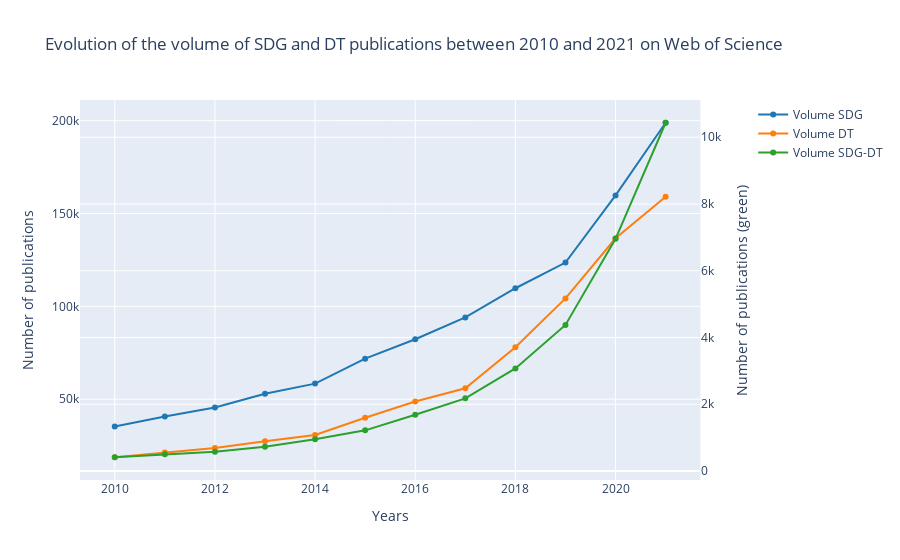

The notebook cell this image was saved under:
### Code cell
import plotly.graph_objects as go
from plotly.subplots import make_subplots
import plotly
cols = plotly.colors.DEFAULT_PLOTLY_COLORS
fig = go.Figure()
fig = make_subplots(specs=[[{"secondary_y": True}]])


fig.add_trace(
    go.Scatter(
        name="Volume SDG",
        x=df_all.index,
        y=df_all["SDG"],
        line=dict(width=2, color=cols[0])
    ),
    secondary_y=False
)

fig.add_trace(
    go.Scatter(
        name="Volume DT",
        x=df_all.index,
        y=df_all["DT"],
        line=dict(width=2, color=cols[1])
    ),
    secondary_y=False
)

fig.add_trace(
    go.Scatter(
        name="Volume SDG-DT",
        x=df_all.index,
        y=df_all["SDG-DT"],
        line=dict(width=2, color=cols[2])
    ),
    secondary_y=True
)



fig.update_layout(title="Evolution of the volume of SDG and DT publications between 2010 and 2021 on Web of Science ", template="plotly")
fig.update_xaxes(title_text="Years")
fig.update_yaxes(title_text="Number of publications (green)", secondary_y=True)
fig.update_yaxes(title_text="Number of publications ", secondary_y=False)
fig.write_image("../img/Commission/raw_number_sdg_dt.jpeg", width=1080, height=800)
fig.show()

### Figure 1 — Plotly figure (JSON) as saved in the notebook; plotly's stock layout.template omitted (floating-point values rounded to 4 significant figures)
{"data": [{"line": {"color": "rgb(31, 119, 180)", "width": 2}, "name": "Volume SDG", "x": [2010, 2011, 2012, 2013, 2014, 2015, 2016, 2017, 2018, 2019, 2020, 2021], "y": [35230, 40706, 45554, 52954, 58370, 71801, 82249, 94043, 109737, 123587, 159744, 198883], "type": "scatter", "xaxis": "x", "yaxis": "y"}, {"line": {"color": "rgb(255, 127, 14)", "width": 2}, "name": "Volume DT", "x": [2010, 2011, 2012, 2013, 2014, 2015, 2016, 2017, 2018, 2019, 2020, 2021], "y": [18704, 21277, 23706, 27289, 30654, 40014, 48769, 55880, 77977, 104257, 136630, 159044], "type": "scatter", "xaxis": "x", "yaxis": "y"}, {"line": {"color": "rgb(44, 160, 44)", "width": 2}, "name": "Volume SDG-DT", "x": [2010, 2011, 2012, 2013, 2014, 2015, 2016, 2017, 2018, 2019, 2020, 2021], "y": [413, 501, 581, 726, 953, 1219, 1685, 2178, 3073, 4378, 6957, 10433], "type": "scatter", "xaxis": "x", "yaxis": "y2"}], "layout": {"xaxis": {"anchor": "y", "domain": [0.0, 0.94], "title": {"text": "Years"}}, "yaxis": {"anchor": "x", "domain": [0.0, 1.0], "title": {"text": "Number of publications "}}, "yaxis2": {"anchor": "x", "overlaying": "y", "side": "right", "title": {"text": "Number of publications (green)"}}, "title": {"text": "Evolution of the volume of SDG and DT publications between 2010 and 2021 on Web of Science "}}}
